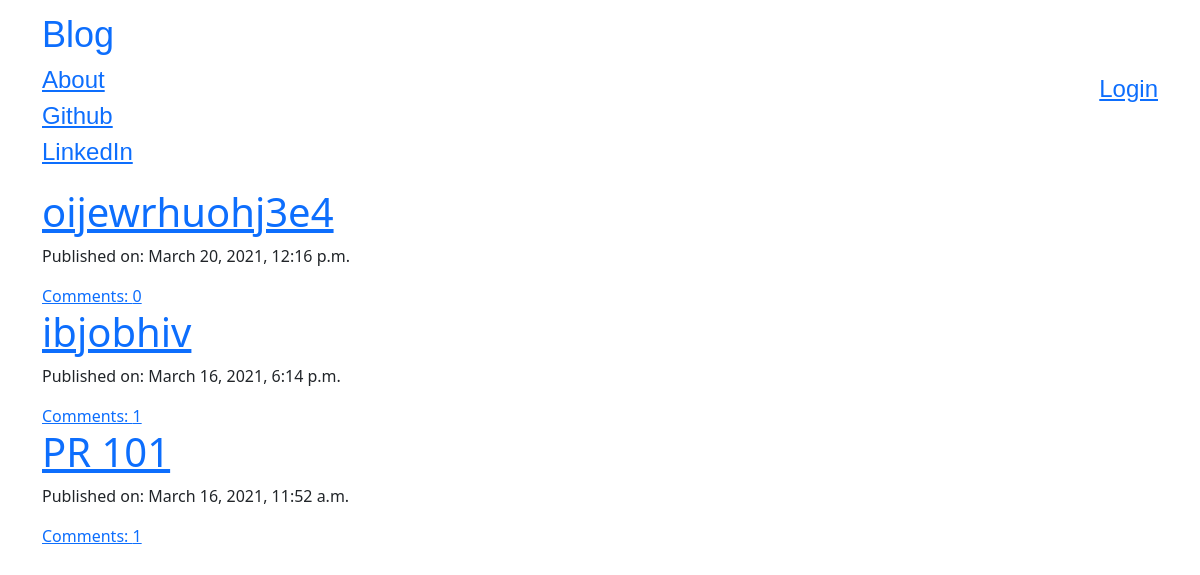
Before: / with the older database file.
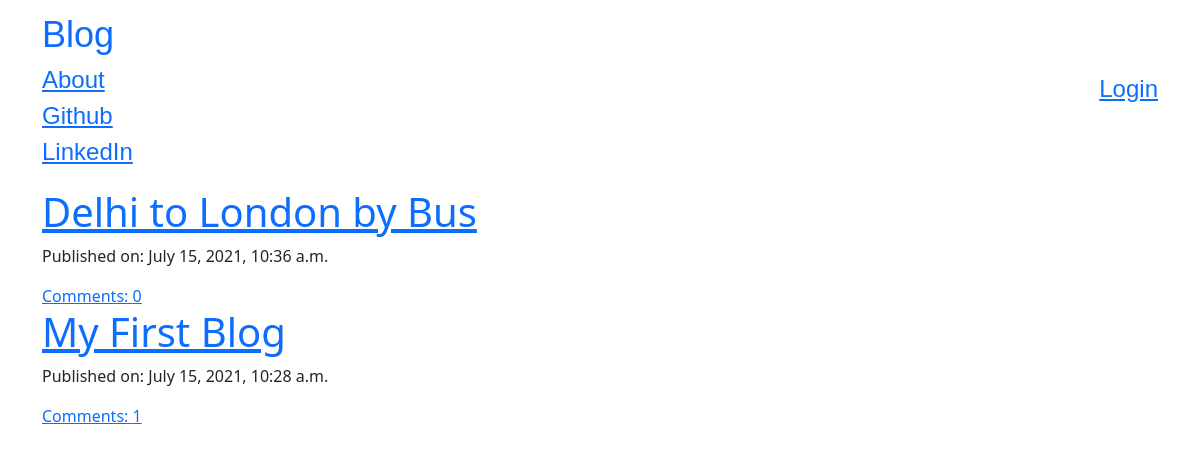
After: the same page with the newer database file.
### blog/models.py (models this page shows, shortened)
class Post(models.Model):
    author=models.ForeignKey('auth.user',on_delete=models.CASCADE)
    title=models.CharField(max_length=200)
    text=models.TextField()
    created_date=models.DateTimeField(default=timezone.now)
    published_date=models.DateTimeField(blank=True,null=True)
    def approve_comments(self):
        return self.comments.filter(approved_comment=True)

### blog/views.py (the view)
# urls.py: path('',views.PostListView.as_view(),name='post_list'),
class PostListView(ListView):
    model = Post
    def get_queryset(self):
        return Post.objects.filter(published_date__lte=timezone.now()).order_by('-published_date')

### blog/templates/blog/post_list.html
{%extends 'blog/base.html'%}
{%block content%}
    <div class="centerstage">
        {% for post in post_list%}
            <div class="post">
                <h1><a href="{% url 'post_detail' pk=post.pk%}">{{post.title}}</a></h1>
                <div class="date">
                    <p>Published on: {{post.published_date}}</p>
                </div>
                <a href="{%url 'post_detail' pk=post.pk%}">Comments: {{post.approve_comments.count}}</a>
            </div>
        {%endfor%}
    </div>
{%endblock%}

### blog/templates/blog/base.html (shortened to what this page needs)
<!doctype html>
<html lang="en">
  {%load static%}
  <head>
    <link href="https://cdn.jsdelivr.net/npm/bootstrap@5.0.0-beta2/dist/css/bootstrap.min.css" rel="stylesheet">
    <link rel="stylesheet" href="//cdn.jsdelivr.net/npm/medium-editor@latest/dist/css/medium-editor.min.css" type="text/css" media="screen" charset="utf-8">
  </head>
  <body class="loader">
    <nav class="navbar navbar-default techfont custom-navbar">
        <div class="container">
            <ul class="nav navbar-nav">
                <li><a class="navbar-brand bigbrand" href="{%url 'post_list'%}">Blog</a></li>
                <li><a href="{% url 'about'%}">About</a></li>
                <li><a href="https://www.github.com">Github</a></li>
                <li><a href="https://linkedin.com">LinkedIn</a></li>
            </ul>
            <ul class="nav navbar-nav navbar-right">
                {% if user.is_authenticated%}
                <li><a href="{%url 'post_new'%}">New Post</a></li>
                <li><a href="{%url 'post_draft_list'%}">Drafts</a></li>
                <li><a href="{%url 'logout'%}">Logout</a></li>
                <li><a>Welcome {{user.username}}</a></li>
                {%else%} <li><a class='nav navbar-right' href="{% url 'login' %}" ><span class="glyphicon glyphicon-user" aria-hidden="true">Login</span></a></li>
                {%endif%}
            </ul>
        </div>
    </nav>
    <div class="content container">
        <div class="row">
            <div class="col-md-8">
                <div class="blog_posts">
                    {%block content%}
                    {%endblock%}
                </div>
            </div>
        </div>
    </div>
  </body>
</html>

### blog/static/css/blog.css (style rules this page uses)
.techfont { font-family: 'Russo One', sans-serif; font-size: 1.5em; margin-bottom: 10px; }
.centerstage { margin-left: auto; margin-right: auto; }
.bigbrand { font-size: 1.5em; }
.loader { filter:hue-rotate(0deg); color: linear-gradient(45deg,#0f8,#08f); animation:hue 5000ms infinite linear; }

Changed rows visible on the page:
removed Post: title "oijewrhuohj3e4", published_date "March 20, 2021, 12:16 p.m.", approve_comments.count "0"
removed Post: title "ibjobhiv", published_date "March 16, 2021, 6:14 p.m.", approve_comments.count "1"
removed Post: title "PR 101", published_date "March 16, 2021, 11:52 a.m.", approve_comments.count "1"
added Post: title "Delhi to London by Bus", published_date "July 15, 2021, 10:36 a.m.", approve_comments.count "0"
added Post: title "My First Blog", published_date "July 15, 2021, 10:28 a.m.", approve_comments.count "1"
